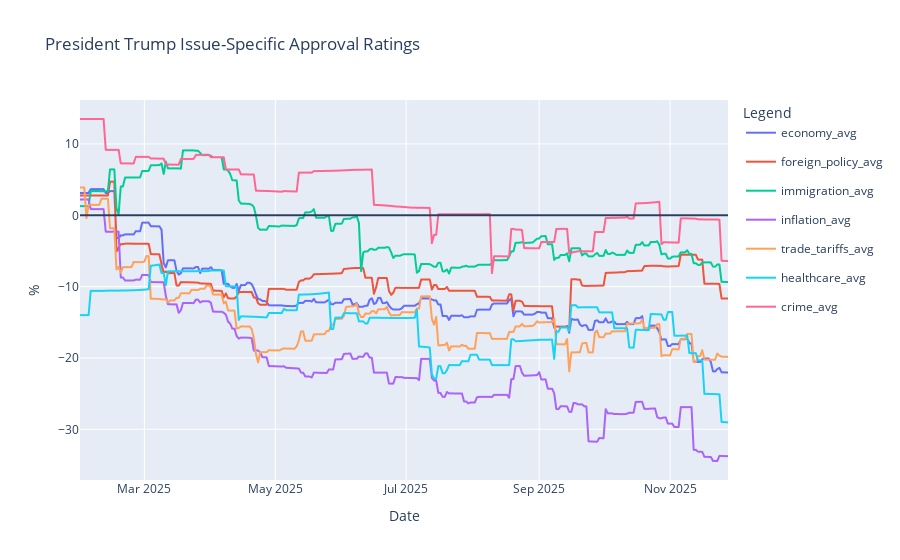

Source (notebook cell):
### Code cell
line = px.line(net_issues, x='Date', y=['economy_avg', 'foreign_policy_avg', 'immigration_avg', 'inflation_avg', 'trade_tariffs_avg', 'healthcare_avg',
                                       'crime_avg'])
line.update_traces(hovertemplate=None)
line.update_layout(hovermode='x unified')
fig = go.Figure(data=line.data)
fig.update_layout(
    title='President Trump Issue-Specific Approval Ratings',
    xaxis_title='Date',
    yaxis_title='%',
    legend_title='Legend',
    hovermode='x unified'
)
fig.add_hline(0)
fig.show()

### Figure 1 — Plotly figure (JSON) as saved in the notebook; plotly's stock layout.template omitted (floating-point values rounded to 4 significant figures; data arrays with more than 128 entries replaced by an {"elided": "..."} marker saying what was removed)
{"data": [{"legendgroup": "economy_avg", "line": {"color": "#636efa", "dash": "solid"}, "marker": {"symbol": "circle"}, "mode": "lines", "name": "economy_avg", "showlegend": true, "type": "scattergl", "x": {"elided": "303 str values"}, "xaxis": "x", "y": {"elided": "303 float values"}, "yaxis": "y"}, {"legendgroup": "foreign_policy_avg", "line": {"color": "#EF553B", "dash": "solid"}, "marker": {"symbol": "circle"}, "mode": "lines", "name": "foreign_policy_avg", "showlegend": true, "type": "scattergl", "x": {"elided": "303 str values"}, "xaxis": "x", "y": {"elided": "303 float values"}, "yaxis": "y"}, {"legendgroup": "immigration_avg", "line": {"color": "#00cc96", "dash": "solid"}, "marker": {"symbol": "circle"}, "mode": "lines", "name": "immigration_avg", "showlegend": true, "type": "scattergl", "x": {"elided": "303 str values"}, "xaxis": "x", "y": {"elided": "303 float values"}, "yaxis": "y"}, {"legendgroup": "inflation_avg", "line": {"color": "#ab63fa", "dash": "solid"}, "marker": {"symbol": "circle"}, "mode": "lines", "name": "inflation_avg", "showlegend": true, "type": "scattergl", "x": {"elided": "303 str values"}, "xaxis": "x", "y": {"elided": "303 float values"}, "yaxis": "y"}, {"legendgroup": "trade_tariffs_avg", "line": {"color": "#FFA15A", "dash": "solid"}, "marker": {"symbol": "circle"}, "mode": "lines", "name": "trade_tariffs_avg", "showlegend": true, "type": "scattergl", "x": {"elided": "303 str values"}, "xaxis": "x", "y": {"elided": "303 float values"}, "yaxis": "y"}, {"legendgroup": "healthcare_avg", "line": {"color": "#19d3f3", "dash": "solid"}, "marker": {"symbol": "circle"}, "mode": "lines", "name": "healthcare_avg", "showlegend": true, "type": "scattergl", "x": {"elided": "303 str values"}, "xaxis": "x", "y": {"elided": "303 float values"}, "yaxis": "y"}, {"legendgroup": "crime_avg", "line": {"color": "#FF6692", "dash": "solid"}, "marker": {"symbol": "circle"}, "mode": "lines", "name": "crime_avg", "showlegend": true, "type": "scattergl", "x": {"elided": "303 str values"}, "xaxis": "x", "y": {"elided": "303 float values"}, "yaxis": "y"}], "layout": {"hovermode": "x unified", "legend": {"title": {"text": "Legend"}}, "shapes": [{"type": "line", "x0": 0, "x1": 1, "xref": "x domain", "y0": 0, "y1": 0, "yref": "y"}], "title": {"text": "President Trump Issue-Specific Approval Ratings"}, "xaxis": {"title": {"text": "Date"}}, "yaxis": {"title": {"text": "%"}}}}
